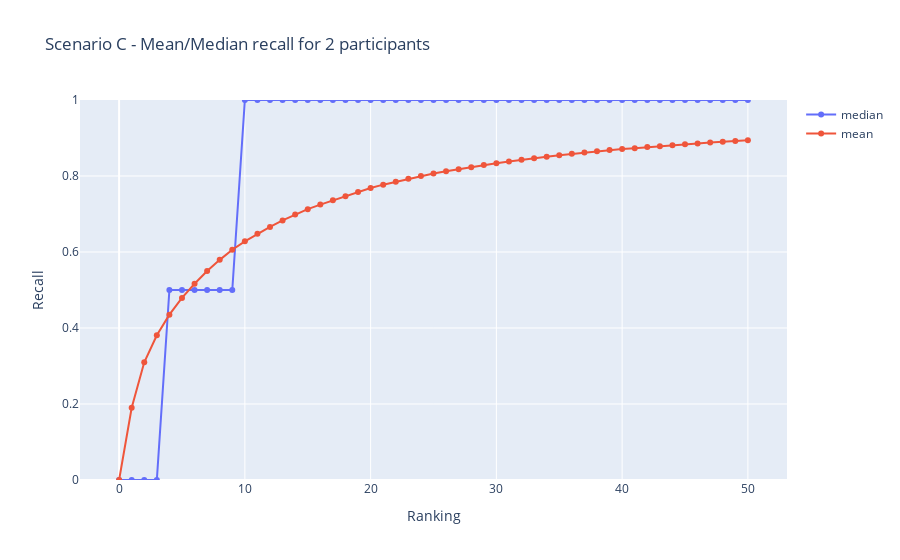

Notebook code for this chart:
### Markdown cell above
## Scenario C

### Code cell
nb_of_participants = 2
conn = create_connection(db_file)
data = recall_for_questions_participants(conn, nb_of_participants, "C")
plot_results_for_participants(data, nb_of_participants, "C")

### Figure 1 — Plotly figure (JSON) as saved in the notebook; plotly's stock layout.template omitted (floating-point values rounded to 4 significant figures)
{"data": [{"mode": "markers+lines", "name": "median", "type": "scatter", "x": [0, 1, 2, 3, 4, 5, 6, 7, 8, 9, 10, 11, 12, 13, 14, 15, 16, 17, 18, 19, 20, 21, 22, 23, 24, 25, 26, 27, 28, 29, 30, 31, 32, 33, 34, 35, 36, 37, 38, 39, 40, 41, 42, 43, 44, 45, 46, 47, 48, 49, 50], "y": [0, 0, 0, 0, 0.5, 0.5, 0.5, 0.5, 0.5, 0.5, 1, 1, 1, 1, 1, 1, 1, 1, 1, 1, 1, 1, 1, 1, 1, 1, 1, 1, 1, 1, 1, 1, 1, 1, 1, 1, 1, 1, 1, 1, 1, 1, 1, 1, 1, 1, 1, 1, 1, 1, 1]}, {"mode": "lines+markers", "name": "mean", "type": "scatter", "x": [0, 1, 2, 3, 4, 5, 6, 7, 8, 9, 10, 11, 12, 13, 14, 15, 16, 17, 18, 19, 20, 21, 22, 23, 24, 25, 26, 27, 28, 29, 30, 31, 32, 33, 34, 35, 36, 37, 38, 39, 40, 41, 42, 43, 44, 45, 46, 47, 48, 49, 50], "y": [0, 0.19, 0.3098, 0.381, 0.4352, 0.4793, 0.5163, 0.5499, 0.5793, 0.6059, 0.6282, 0.6477, 0.6658, 0.6832, 0.6986, 0.7127, 0.7248, 0.7361, 0.7468, 0.758, 0.7686, 0.7772, 0.7849, 0.7927, 0.7998, 0.8065, 0.8125, 0.818, 0.8233, 0.8287, 0.8337, 0.8381, 0.8429, 0.8466, 0.8508, 0.8547, 0.8582, 0.8616, 0.8652, 0.8687, 0.8711, 0.8732, 0.8761, 0.8783, 0.8808, 0.8833, 0.8856, 0.888, 0.8903, 0.8921, 0.8941]}], "layout": {"title": {"text": "Scenario C - Mean/Median recall for 2 participants"}, "xaxis": {"title": {"text": "Ranking"}}, "yaxis": {"range": [0, 1], "title": {"text": "Recall"}}}}
